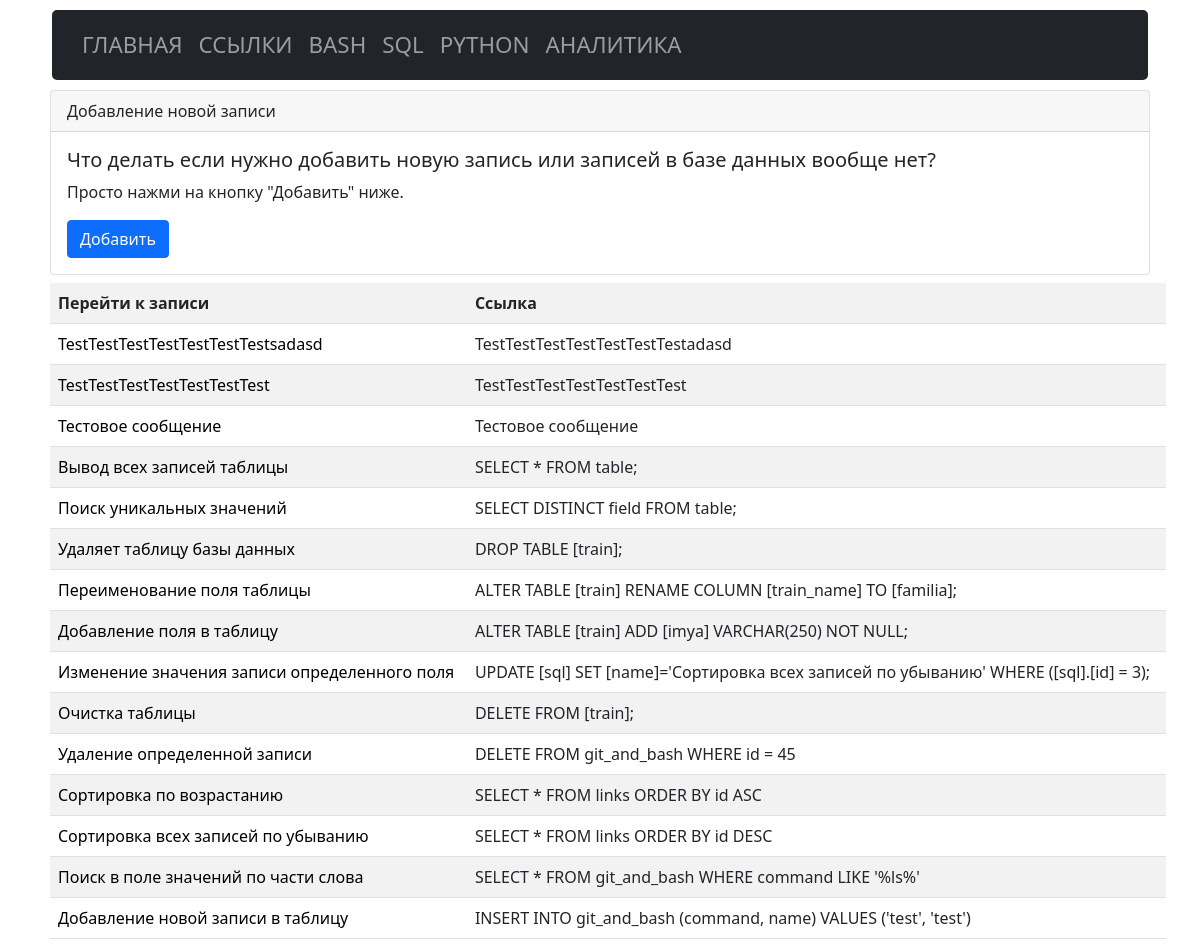
The app's page /sql with its own data.
### tables this page shows
CREATE TABLE [sql] ( 
  "sql_id" INTEGER PRIMARY KEY AUTOINCREMENT,
  "sql_command" TEXT NOT NULL,
  "sql_name" TEXT NOT NULL
, sql_description TEXT);

### app.py (the view)
@app.route("/sql")
def sql_list_commands():
    conn = get_db_connection()
    sql_list = conn.execute("SELECT * FROM sql ORDER BY sql_id DESC").fetchall()
    conn.close()
    return render_template("sql/sql_list_commands.html",
                           sql_list=sql_list,
                           )

### app.py (called while the page is built)
def get_db_connection():
    db_path = os.path.join(BASE_DIR, "database.db")
    conn = sqlite3.connect(db_path)
    conn.row_factory = sqlite3.Row
    return conn

### templates/sql/sql_list_commands.html (shortened to what this page needs)
{% extends "base.html" %}
{% block content %}
<div class="card m-2">
   <div class="card-header">
      Добавление новой записи
   </div>
   <div class="card-body">
      <h5 class="card-title">Что делать если нужно добавить новую запись или записей в базе данных вообще нет?</h5>
      <p class="card-text">Просто нажми на кнопку "Добавить" ниже.</p>
      <a class="btn btn-primary" href="{{ url_for('add_sql_command') }}">Добавить</a>
   </div>
</div>
<table class="table table-striped m-2">
   <tr>
      <th>Перейти к записи</th>
      <th>Ссылка</th>
   </tr>
   {% for sql_list in sql_list %}
   <tr>
      <td><a href="{{ url_for('get_post_sql_command', sql_id=sql_list['sql_id']) }}">{{ sql_list['sql_name']
            }}</a></td>
      <td>{{ sql_list['sql_command'] }}</td>
   </tr>
   {% endfor %}
</table>
{% endblock %}

### templates/base.html (shortened to what this page needs)
<!doctype html>
<html>
<head>
   <link href="https://cdn.jsdelivr.net/npm/bootstrap@5.0.2/dist/css/bootstrap.min.css" rel="stylesheet"
>
   <link href="{{ url_for('static', filename='styles.css') }}" rel="stylesheet">
</head>
<body>
   <div class="container">
      {% include 'navbar.html' %}
   </div>
   <div class="container">
      {% block content %}
      {% endblock %}
   </div>
</body>
</html>

### templates/navbar.html (shortened to what this page needs)
<nav class="navbar navbar-expand-lg navbar navbar-dark bg-dark">
  <div class="container-fluid">
    <div class="collapse navbar-collapse" id="navbarNav">
      <ul class="navbar-nav">
        <li class="nav-item">
          <a class="nav-link" href="{{ url_for('index') }}">Главная</a>
        </li>
        <li class="nav-item">
          <a class="nav-link" href="{{ url_for('links_list_commands') }}">Ссылки</a>
        </li>
        <li class="nav-item">
          <a class="nav-link" href="{{ url_for('bash_list_commands') }}">Bash</a>
        </li>
        <li class="nav-item">
          <a class="nav-link" href="{{ url_for('sql_list_commands') }}">SQL</a>
        </li>
        <li class="nav-item">
          <a class="nav-link" href="{{ url_for('python_list_commands') }}">Python</a>
        </li>
        <li class="nav-item">
          <a class="nav-link" href="{{ url_for('analytics') }}">Аналитика</a>
        </li>
      </ul>
    </div>
  </div>
</nav>

### static/styles.css (style rules this page uses)
a { color: black; text-decoration: none; }
.nav-link { font-size: 1.4rem; text-transform: uppercase; }
.bg-dark { background-color: #212529 !important; border-radius: 5px; padding: 10px; margin: 10px; }

### records on screen
sql: sql_name "TestTestTestTestTestTestTestsadasd", sql_command "TestTestTestTestTestTestTestadasd"
sql: sql_name "TestTestTestTestTestTestTest", sql_command "TestTestTestTestTestTestTest"
sql: sql_name "Тестовое сообщение", sql_command "Тестовое сообщение"
sql: sql_name "Вывод всех записей таблицы", sql_command "SELECT * FROM table;"
sql: sql_name "Поиск уникальных значений", sql_command "SELECT DISTINCT field FROM table;"
sql: sql_name "Удаляет таблицу базы данных", sql_command "DROP TABLE [train];"
sql: sql_name "Переименование поля таблицы", sql_command "ALTER TABLE [train] RENAME COLUMN [train_name] TO [familia];"
sql: sql_name "Добавление поля в таблицу", sql_command "ALTER TABLE [train] ADD [imya] VARCHAR(250) NOT NULL;"
sql: sql_name "Изменение значения записи определенного поля", sql_command "UPDATE [sql] SET [name]='Сортировка всех записей по убыванию' WHERE ([sql].[id] = 3);"
sql: sql_name "Очистка таблицы", sql_command "DELETE FROM [train];"
sql: sql_name "Удаление определенной записи", sql_command "DELETE FROM git_and_bash WHERE id = 45"
sql: sql_name "Сортировка по возрастанию", sql_command "SELECT * FROM links ORDER BY id ASC"
sql: sql_name "Сортировка всех записей по убыванию", sql_command "SELECT * FROM links ORDER BY id DESC"
sql: sql_name "Поиск в поле значений по части слова", sql_command "SELECT * FROM git_and_bash WHERE command LIKE '%ls%'"
sql: sql_name "Добавление новой записи в таблицу", sql_command "INSERT INTO git_and_bash (command, name) VALUES ('test', 'test')"
